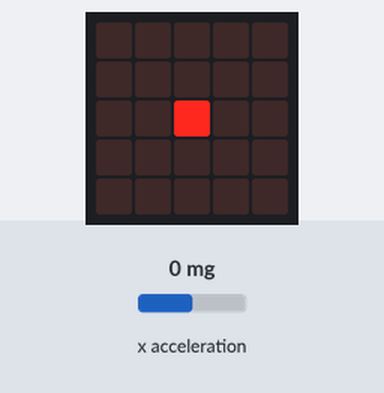
Bench run of a program on a simulated BBC micro:bit (MakeCode). On the bench: the board's 5×5 LED display. Inputs (shaded band) come from the test bench; at power-on: x acceleration 0 mg.

Above: at 1.2 s.
1.3 s: x acceleration set to -1440 mg
At 2.5 s:
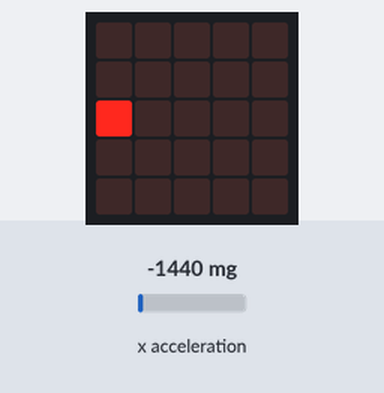
2.8 s: x acceleration set to 750 mg
At 3.8 s:
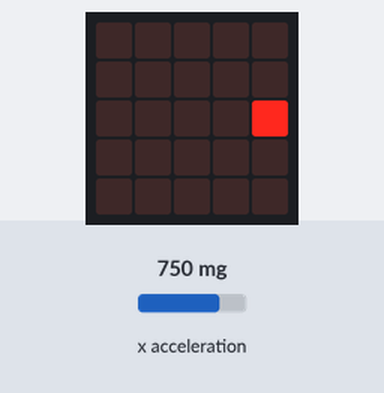
4.3 s: x acceleration set to -130 mg
At 5.4 s:
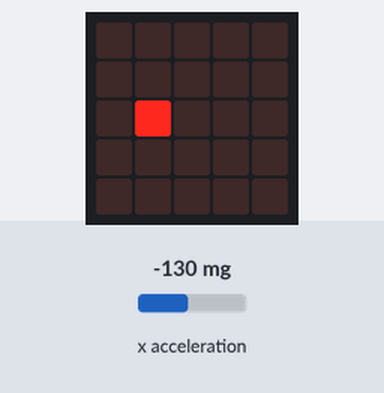
5.8 s: x acceleration set to 130 mg
At 6.7 s:
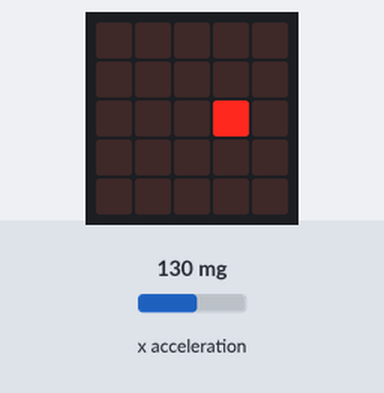
7.4 s: x acceleration set to -750 mg
At 7.9 s:
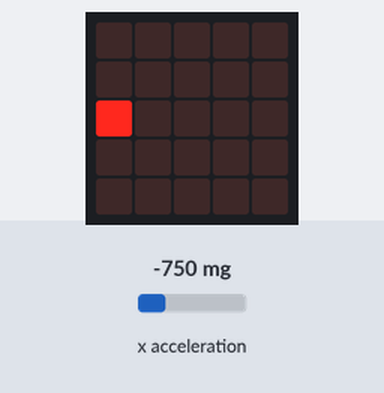
8.9 s: x acceleration set to 0 mg
At 9.6 s:
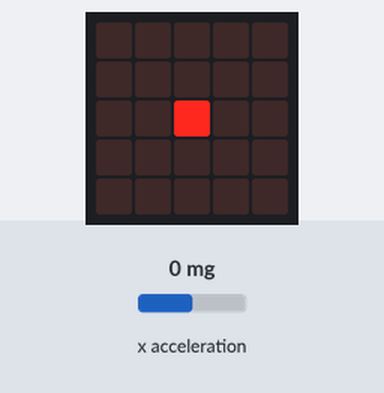
Timing chart, 0 to 11.4 s (numbered marks = the images above; inputs shaded):
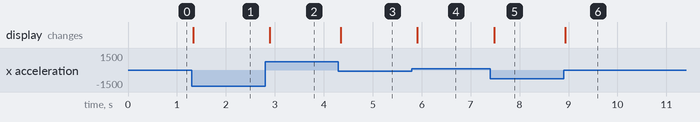

Measured:
- after the input at 1.3 s, the display: changes at once (image 1)
- after the input at 2.8 s, the display: changes after 0.10 s (image 2)
- after the input at 4.3 s, the display: changes after 0.05 s (image 3)
- after the input at 5.8 s, the display: changes after 0.11 s (image 4)
- after the input at 7.4 s, the display: changes after 0.08 s (image 5)
- after the input at 8.9 s, the display: changes at once (image 6)

The program:

main.ts
```typescript
let X = 0
let Y = 0
basic.forever(function () {
    X = 2
    Y = 2
    if (input.acceleration(Dimension.X) >= 100) {
        X = 3
    }
    if (input.acceleration(Dimension.X) >= 200) {
        X = 4
    }
    if (input.acceleration(Dimension.X) <= -100) {
        X = 1
    }
    if (input.acceleration(Dimension.X) <= -200) {
        X = 0
    }
    basic.clearScreen()
    led.plot(X, Y)
    basic.pause(100)
})
```

test.ts
```typescript
// 在這裡測試；當此封包作為擴充功能時，將不會編譯此內容。
```
